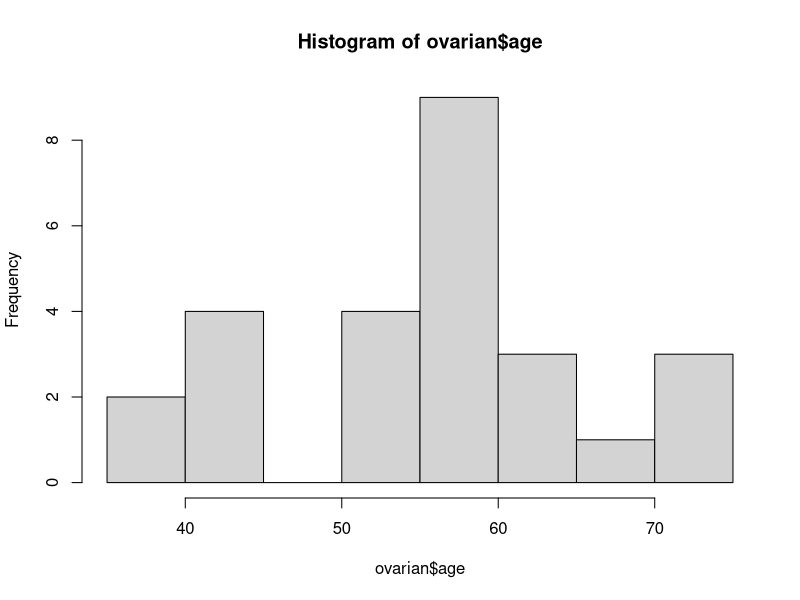

Write R code to recreate this figure.
# 生存对象
# 在生存分析中，每个研究对象的结局变量由时间 time， 和事件 event组成
# survival包提供了生存分析的一系列工具
# 生存分析的响应变量是生存对象，在survival包中用Surv 生成，它是将事件和时间合并的一种数据结构
# 下边使用ovarian 数据进行生存分析。该数据来自一项比较卵巢癌患者在两种治疗方法下的生存率的随机对照试验

library(survival)
data(ovarian)
print(str(ovarian))

# 将resid.ds, rx and ecog.ps 转换为因子
ovarian$resid.ds <- factor(ovarian$resid.ds, levels = c(1, 2), labels = c("no", "yes"))
ovarian$rx <- factor(ovarian$rx, levels = c(1, 2), labels = c("A", "B"))
ovarian$ecog.ps <- factor(ovarian$ecog.ps, levels = c(1, 2), labels = c("good", "bad"))
# print(str(ovarian))

hist(ovarian$age) # 发现年龄变量不是正态分布，把年龄变量也转化为因子
ovarian$agegr <- cut(ovarian$age, breaks = c(0, 50, 75), labels = c("<=50", ">50"))
# print(table(ovarian$agegr))

# 建立生存对象

surv.obj <- Surv(time = ovarian$futime, event = ovarian$fustat)
# print(surv.obj)
# print(ovarian)